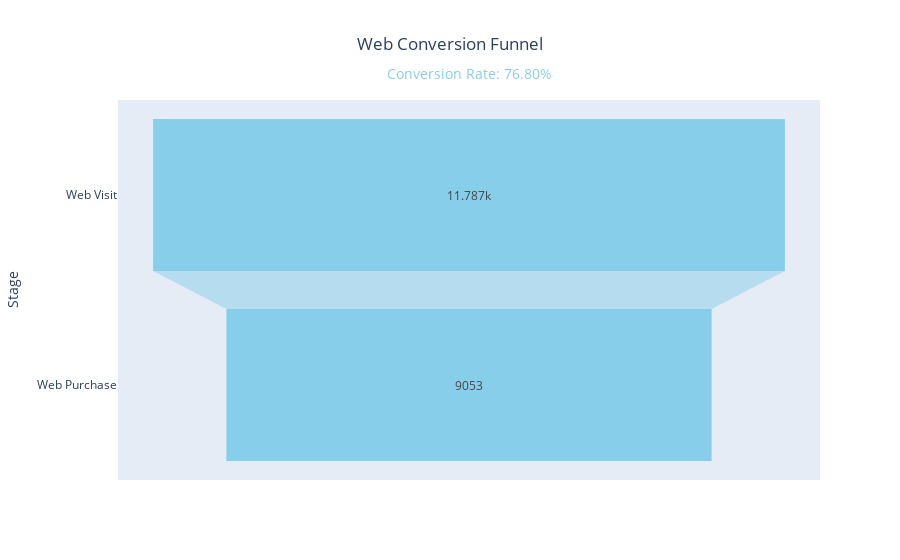

Notebook cell for this chart:
### Code cell
total_visit = df['Web_Visit_Month'].sum()
total_purchase = df['Web_Purchase'].sum()
conversion_rate = (total_purchase / total_visit) * 100

fig.update_layout(
    annotations=[
        dict(
            x=0.5,
            y=1.1,
            xref='paper',
            yref='paper',
            text=f'Conversion Rate: {conversion_rate:.2f}%',
            showarrow=False,
            font=dict(size=14, color='skyblue')
        )
    ]
)

### Figure 1 — Plotly figure (JSON) as saved in the notebook; plotly's stock layout.template omitted (floating-point values rounded to 4 significant figures)
{"data": [{"hovertemplate": "Count=%{x}<br>Stage=%{y}<extra></extra>", "legendgroup": "", "marker": {"color": "skyblue"}, "name": "", "orientation": "h", "showlegend": false, "type": "funnel", "x": [11787, 9053], "xaxis": "x", "y": ["Web Visit", "Web Purchase"], "yaxis": "y"}], "layout": {"annotations": [{"font": {"color": "skyblue", "size": 14}, "showarrow": false, "text": "Conversion Rate: 76.80%", "x": 0.5, "xref": "paper", "y": 1.1, "yref": "paper"}], "legend": {"tracegroupgap": 0}, "title": {"text": "Web Conversion Funnel", "x": 0.5}, "xaxis": {"anchor": "y", "domain": [0, 1], "title": {"text": "Count"}}, "yaxis": {"anchor": "x", "domain": [0, 1], "title": {"text": "Stage"}}}}
